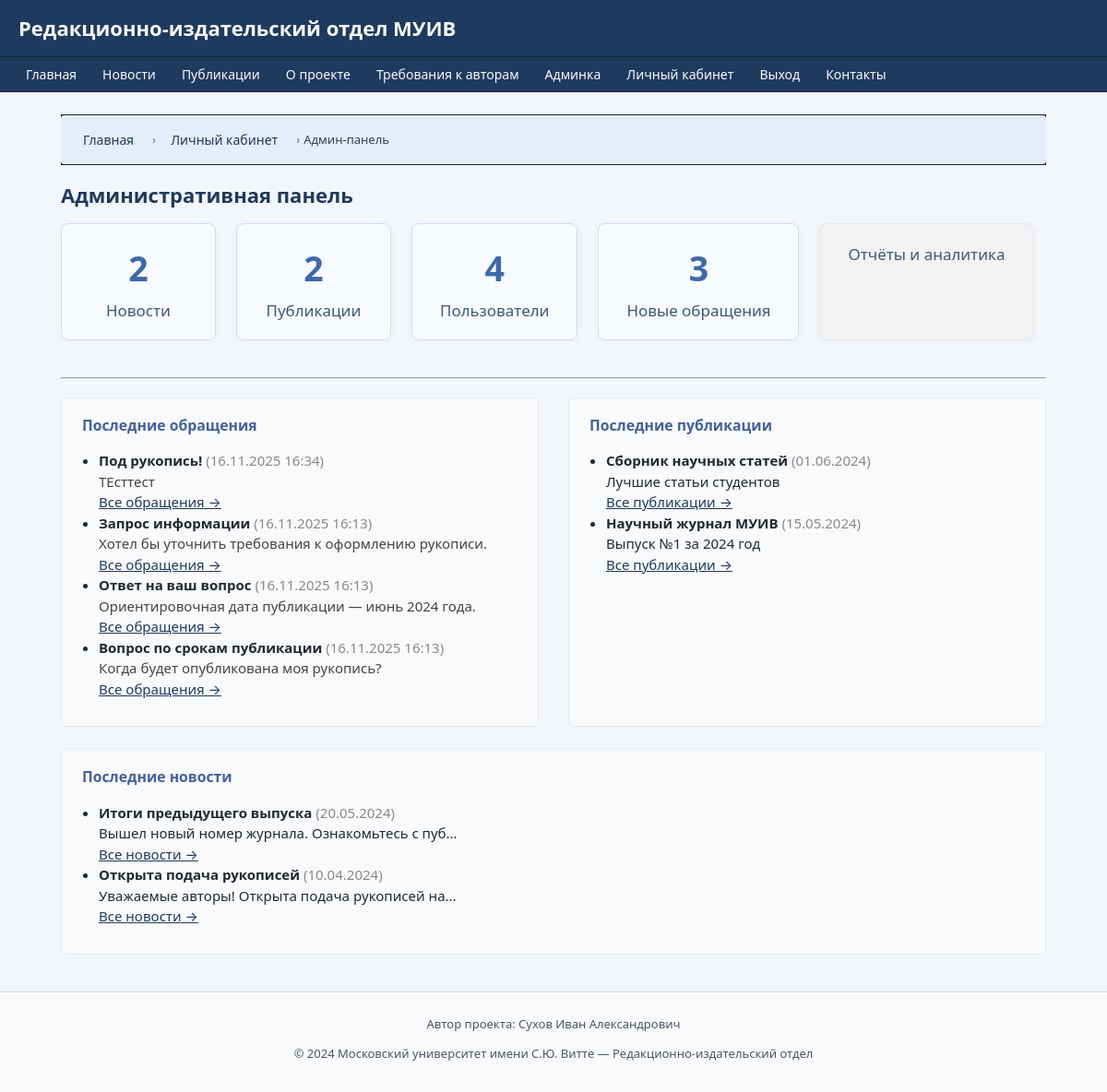
The page /admin/dashboard (signed in) on the database its author committed.
### models.py (models this page shows)
class Message(db.Model):
    __tablename__ = 'messages'
    id = db.Column(db.Integer, primary_key=True)
    sender_id = db.Column(db.Integer, db.ForeignKey('users.id'), nullable=True)
    sender_email = db.Column(db.String(128), nullable=True)
    subject = db.Column(db.String(256), nullable=False)
    body = db.Column(db.Text, nullable=False)
    sent_at = db.Column(db.DateTime, default=datetime.utcnow)
    status = db.Column(db.String(16), default='new')  # new, done
    is_read = db.Column(db.Boolean, default=False)

class Publication(db.Model):
    __tablename__ = 'publications'
    id = db.Column(db.Integer, primary_key=True)
    type = db.Column(db.String(64), nullable=False)  # journal, book, proceedings и т.п.
    title = db.Column(db.String(256), nullable=False)
    pub_date = db.Column(db.Date)
    description = db.Column(db.Text)
    manuscripts = db.relationship('Manuscript', backref='publication', lazy=True)

class News(db.Model):
    __tablename__ = 'news'
    id = db.Column(db.Integer, primary_key=True)
    title = db.Column(db.String(256), nullable=False)
    content = db.Column(db.Text, nullable=False)
    published_at = db.Column(db.DateTime, default=datetime.utcnow)

### routes.py (the view)
@routes.route('/admin/dashboard')
@login_required('admin')
def admin_dashboard():
    stats = {
        'news_total': News.query.count(),
        'publications_total': Publication.query.count(),
        'users_total': User.query.count(),
        'contacts_new': Message.query.filter_by(status='new').count() if hasattr(Message, 'status') else 0,
    }
    contacts = Message.query.order_by(Message.sent_at.desc()).limit(5).all()
    news = News.query.order_by(News.published_at.desc()).limit(5).all()
    publications = Publication.query.order_by(Publication.pub_date.desc()).limit(5).all()
    return render_template(
        'admin/dashboard.html',
        stats=stats,
        contacts=contacts,
        news=news,
        publications=publications,
        user=current_user(),
        breadcrumbs=[
            ("Главная", url_for('routes.index')),
            ("Личный кабинет", url_for('routes.lk')),
            ("Админ-панель", None)
        ]
    )

### routes.py (called while the page is built)
def current_user():
    uid = session.get('user_id')
    if uid:
        return User.query.get(uid)
    return None

def login_required(role=None):
    def wrapper(f):
        from functools import wraps
        @wraps(f)
        def decorated_function(*args, **kwargs):
            user = current_user()
            if not user:
                flash("Для доступа требуется вход.", "warning")
                return redirect(url_for('routes.login'))
            if role and user.role != role:
                flash("Недостаточно прав.", "danger")
                return redirect(url_for('routes.index'))
            return f(*args, **kwargs)
        return decorated_function
    return wrapper

### templates/admin/dashboard.html (shortened to what this page needs)
{% extends "base.html" %}
{% block content %}
<h2>Административная панель</h2>
<div class="admin-dashboard-tiles">
    <a href="{{ url_for('routes.admin_news') }}" class="admin-tile">
        <div class="tile-count">{{ stats.news_total or 0 }}</div>
        <div class="tile-title">Новости</div>
    </a>
    <a href="{{ url_for('routes.admin_publications') }}" class="admin-tile">
        <div class="tile-count">{{ stats.publications_total or 0 }}</div>
        <div class="tile-title">Публикации</div>
    </a>
    <a href="{{ url_for('routes.admin_users') }}" class="admin-tile">
        <div class="tile-count">{{ stats.users_total or 0 }}</div>
        <div class="tile-title">Пользователи</div>
    </a>
    <a href="{{ url_for('routes.admin_contacts') }}" class="admin-tile">
        <div class="tile-count">{{ stats.contacts_new or 0 }}</div>
        <div class="tile-title">Новые обращения</div>
    </a>
    <a href="{{ url_for('routes.admin_reports') }}" class="admin-tile admin-tile-secondary">
        <div class="tile-title" style="font-size:1.13em;">Отчёты и аналитика</div>
    </a>
</div>
<hr style="margin: 36px 0 20px 0;">
<div class="dashboard-columns">
    <div class="dashboard-block">
        <h3>Последние обращения</h3>
        {% if contacts %}
            <ul>
            {% for c in contacts[:5] %}
                <li>
                    <b>{{ c.subject|truncate(28, True, '...') }}</b>
                    <span style="color:#888;">({{ c.sent_at.strftime('%d.%m.%Y %H:%M') }})</span>
                    <br>
                    <span style="color:#444;">{{ c.body|truncate(55, True, '...') }}</span>
                    <br>
                    <a href="{{ url_for('routes.admin_contacts') }}">Все обращения &rarr;</a>
                </li>
            {% endfor %}
            </ul>
        {% else %}
            <p>Нет новых обращений.</p>
        {% endif %}
    </div>
    <div class="dashboard-block">
        <h3>Последние публикации</h3>
        {% if publications %}
            <ul>
            {% for pub in publications[:5] %}
                <li>
                    <b>{{ pub.title|truncate(35, True, '...') }}</b>
                    <span style="color:#888;">({{ pub.pub_date.strftime('%d.%m.%Y') if pub.pub_date else '' }})</span>
                    <br>
                    <span>{{ pub.description|truncate(48, True, '...') }}</span>
                    <br>
                    <a href="{{ url_for('routes.admin_publications') }}">Все публикации &rarr;</a>
                </li>
            {% endfor %}
            </ul>
        {% else %}
            <p>Нет публикаций.</p>
        {% endif %}
    </div>
    <div class="dashboard-block">
        <h3>Последние новости</h3>
        {% if news %}
            <ul>
            {% for n in news[:5] %}
                <li>
                    <b>{{ n.title|truncate(35, True, '...') }}</b>
                    <span style="color:#888;">({{ n.published_at.strftime('%d.%m.%Y') if n.published_at else '' }})</span>
                    <br>
                    <span>{{ n.content|truncate(48, True, '...') }}</span>
                    <br>
                    <a href="{{ url_for('routes.admin_news') }}">Все новости &rarr;</a>
                </li>
            {% endfor %}
            </ul>
        {% else %}
            <p>Нет новостей.</p>
        {% endif %}
    </div>
</div>
{% endblock %}

### static/css/main.css (style rules this page uses)
* { box-sizing: border-box; }
html, body { margin: 0; padding: 0; }
body { font-family: system-ui, -apple-system, BlinkMacSystemFont, "Segoe UI", sans-serif; font-size: 15px; line-height: 1.5; background: #f3f6fb; color: #1f2933; }

### static/css/custom.css (style rules this page uses)
h2 { margin-top: 0; margin-bottom: 14px; font-size: 22px; color: #1e3a5f; }
h3 { margin-top: 16px; margin-bottom: 8px; font-size: 18px; color: #1f2937; }
a { color: #1e3a5f; }

### templates/admin/dashboard.html (style rules this page uses)
.admin-dashboard-tiles { display: flex; flex-wrap: wrap; gap: 18px 22px; margin-bottom: 40px; }
.admin-tile { background: #f7faff; border: 1.5px solid #cddcf3; border-radius: 8px; padding: 20px 30px 18px 30px; min-width: 168px; text-align: center; text-decoration: none !important; color: #233860; transition: box-shadow 0.18s; box-shadow: 0 1px 7px rgba(60,120,180,0.05); }
.admin-tile .tile-count { font-size: 2.5em; font-weight: 600; color: #3d68ac; margin-bottom: 5px; }
.admin-tile .tile-title { font-size: 1.13em; font-weight: 400; color: #3c587c; }
.admin-tile-secondary { background: #f2f2f2; border-color: #e7e7e7; color: #646464; }
.dashboard-columns { display: flex; flex-wrap: wrap; gap: 24px 32px; margin-bottom: 30px; }
.dashboard-block { flex: 1 1 340px; min-width: 300px; background: #f9fafb; border: 1.3px solid #e7e7e7; border-radius: 6px; padding: 18px 22px 14px 22px; }
.dashboard-block h3 { font-size: 1.05em; margin-top: 0; margin-bottom: 14px; color: #4360a0; }
.dashboard-block ul { margin-left: 0; padding-left: 18px; }

### rows shown on the page
Message: subject "Под рукопись!", sent_at "16.11.2025 16:34", body "ТЕсттест"
Message: subject "Запрос информации", sent_at "16.11.2025 16:13", body "Хотел бы уточнить требования к оформлению рукописи."
Message: subject "Ответ на ваш вопрос", sent_at "16.11.2025 16:13", body "Ориентировочная дата публикации — июнь 2024 года."
Message: subject "Вопрос по срокам публикации", sent_at "16.11.2025 16:13", body "Когда будет опубликована моя рукопись?"
Publication: title "Сборник научных статей", pub_date "01.06.2024", description "Лучшие статьи студентов"
Publication: title "Научный журнал МУИВ", pub_date "15.05.2024", description "Выпуск №1 за 2024 год"
News: title "Итоги предыдущего выпуска", published_at "20.05.2024", content "Вышел новый номер журнала. Ознакомьтесь с пуб..."
News: title "Открыта подача рукописей", published_at "10.04.2024", content "Уважаемые авторы! Открыта подача рукописей на..."

### other values the page prints
{{ title }} "Главная" "Личный кабинет"
{{ title }} "Админ-панель"
{{ stats.news_total or 0 }} "2"
{{ stats.publications_total or 0 }} "2"
{{ stats.users_total or 0 }} "4"
{{ stats.contacts_new or 0 }} "3"
